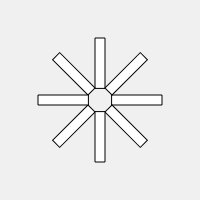
Frame 1 (no input)
Frame 60 (no input): identical to frame 1, image omitted
Frame 120 (the mouse pressed at the canvas centre since frame 60): identical to frame 1, image omitted

The p5.js sketch that drew this single still picture (run headless with seeded random() and noise() and a simulated clock; from frame 60 on, the mouse is pressed at the canvas centre):

// p5.js sketch
// ── sketch.js
// http://www.ac-grenoble.fr/disciplines/informatiquelycee/p5_base_a5.html
// roue


function setup()
{
  createCanvas(200,200);
  background(240);
  translate(width/2,height/2);
  for(var i=0;i<8;i++)
  {
    rotate(radians(45*i));
    rect(12,-5,50,10);
  }

}


function draw()
{

  
}
